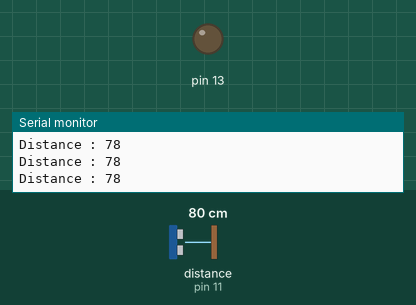
This sketch was run on a simulated Arduino Uno, built with avr-gcc and run on an emulated ATmega328P. Shown: output pins drawn as LEDs (lit = HIGH), the last lines printed to the serial monitor. Wiring (inferred from the names in the program): ultrasonic range finder: trigger pin 10; echo pin 11. The test bench sets the inputs (shaded band); at power-on: distance to the obstacle (sensor on pin 11) 80 cm. The echo pulse lasts 58.3 µs per cm; pins used as bus, display or sensor lines are not drawn.

Above: at 1.2 s.
1.3 s: distance to the obstacle (sensor on pin 11) set to 12 cm
4.3 s: distance to the obstacle (sensor on pin 11) set to 9 cm
At 5.5 s:
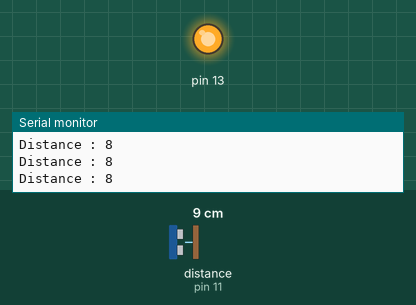
5.8 s: distance to the obstacle (sensor on pin 11) set to 120 cm
At 6.9 s:
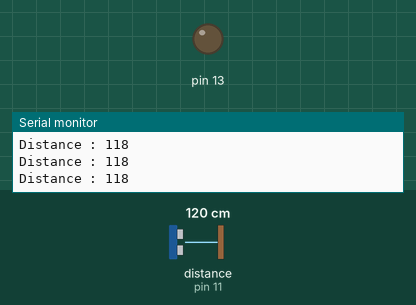
Timing chart, 0 to 8.8 s (numbered marks = the images above; inputs shaded):
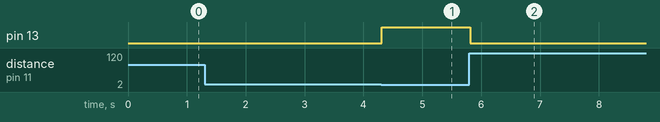

Measured:
- the behaviour switches between 11 and 10 cm on distance to the obstacle (sensor on pin 11) (found by bisection; images 0 and 1)
- after the input at 4.3 s, pin 13: LOW → HIGH at once
- after the input at 5.8 s, pin 13: HIGH → LOW at once

The sketch:

ultrasonic_sensor.ino
```cpp
long d;
int dis;

const int tp=10;
const int ep=11;

void setup() {
  // put your setup code here, to run once:
  pinMode(13,OUTPUT);
  pinMode(tp,OUTPUT);
  pinMode(ep,INPUT);
  Serial.begin(9600);
}

void loop() {
  // put your main code here, to run repeatedly:
  digitalWrite(tp,LOW);
  delayMicroseconds(2);
  digitalWrite(tp,HIGH);
  delayMicroseconds(10);

  digitalWrite(tp,LOW);

  d = pulseIn(ep,HIGH);

  dis=d*0.034/2;

  if(dis !=0)
  {
    if(dis>=10)
    digitalWrite(13,LOW);
    else
    digitalWrite(13,HIGH);
    Serial.print("Distance : ");
    Serial.println(dis);
  }
}
```
